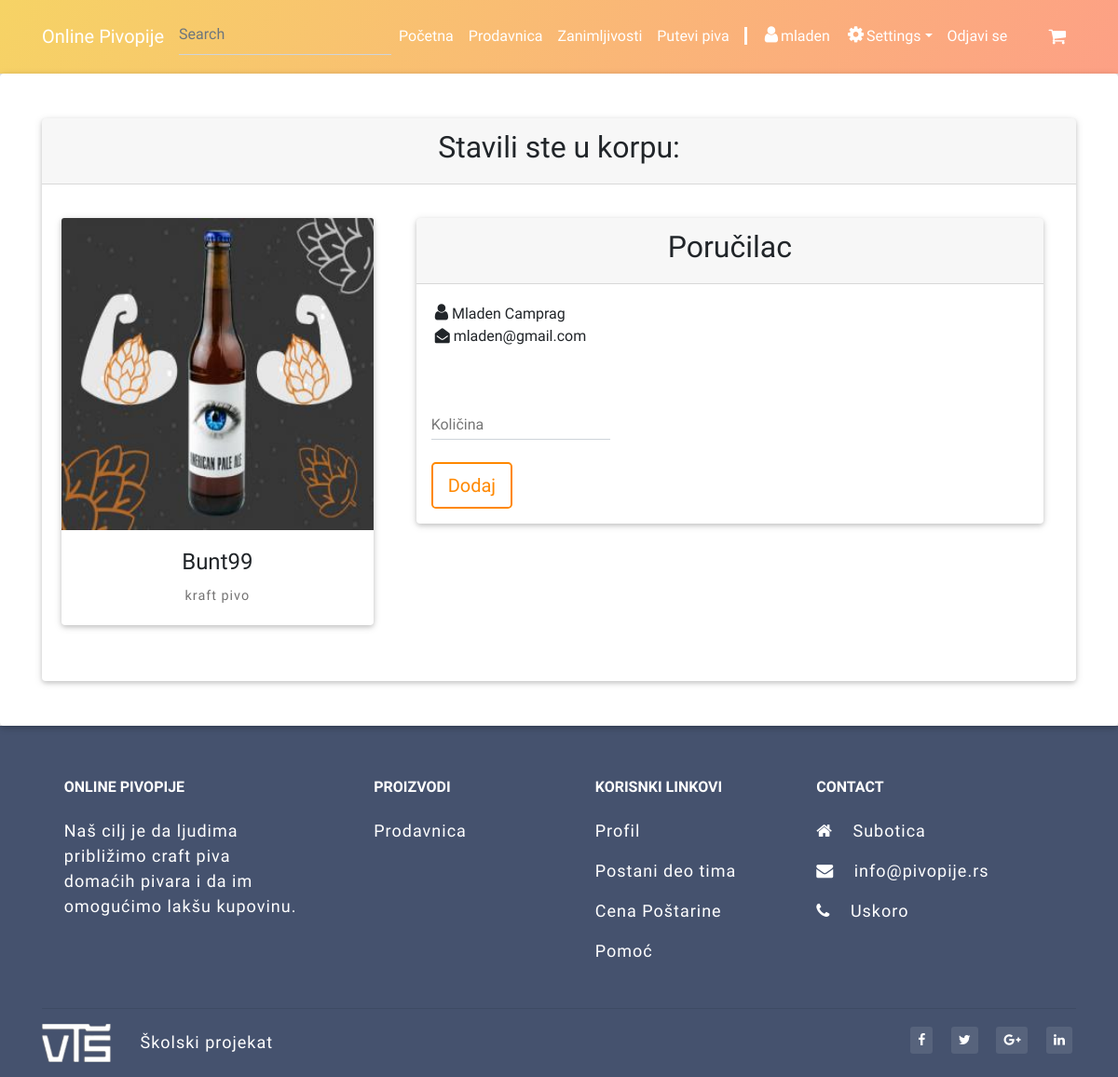
The app's page /cart.php?id_product=18 (signed in) with its own data.
### tables this page shows
CREATE TABLE IF NOT EXISTS `users` (
  `id_user` int(11) NOT NULL AUTO_INCREMENT,
  `firstname` varchar(20) NOT NULL,
  `lastname` varchar(20) NOT NULL,
  `username` varchar(20) NOT NULL,
  `password` varchar(64) NOT NULL,
  `email` varchar(150) NOT NULL,
  `salt` varchar(32) NOT NULL,
  `joined` datetime NOT NULL,
  `photo` varchar(255) NOT NULL DEFAULT 'user.png',
  `group` int(11) NOT NULL,
  PRIMARY KEY (`id_user`)
);

CREATE TABLE IF NOT EXISTS `product` (
  `id_product` int(11) NOT NULL AUTO_INCREMENT,
  `id_category` int(11) NOT NULL,
  `name` varchar(255) NOT NULL,
  `description` text NOT NULL,
  `image` varchar(255) NOT NULL,
  `price` float NOT NULL,
  PRIMARY KEY (`id_product`),
  KEY `id_category` (`id_category`)
);

### cart.php (called while the page is built)
<?php
require 'includes/header.php';
require 'includes/navigation.php';
require 'store/cart.php';
require 'includes/footer.php';

### classes/Config.php (called while the page is built)
<?php
class Config {
    public static function get($path = null){
        if($path){
            $config = $GLOBALS['config'];
            $path = explode('/', $path);
            foreach ($path as $bit){
                if(isset($config[$bit])){
                    $config = $config[$bit];
                }
            }
            return $config;
        }
        return false;
    }
}

### classes/DB.php (called while the page is built, shortened)
<?php
class DB{
    private static $_instance = null;
    private $_pdo,
            $_query,
            $_error = false,
            $_results,
            $_count = 0;
    private function __construct(){
        try{
            $this ->_pdo = new PDO('mysql:host='.Config::get('mysql/host') . ';dbname=' . Config::get('mysql/db').";".Config::get('mysql/charset'),  Config::get('mysql/username'),Config::get('mysql/password'));
        }catch (PDOException $e){
            die($e->getMessage());
        }
    }
    public static function getInstance (){
        if(!isset(self::$_instance)){
            self::$_instance = new DB();
        }
        return self::$_instance;
    }
    public function query($sql, $params = array()){
        $this->_error = false;
        if($this->_query = $this->_pdo->prepare($sql)) {
            $x = 1;
            if (count($params)) {
                foreach ($params as $param) {
                    $this->_query->bindValue($x, $param);
                    $x++;
                }
            }
            if ($this->_query->execute()) {
                $this->_results = $this->_query->fetchAll(PDO::FETCH_OBJ);
                $this->_count = $this->_query->rowCount();
            } else {
                $this->_error = true;
            }
        }
        return $this;
    }
    public function action($action, $table, $where = array()){
        if(count($where) === 3){
            $operators = array('=', '!=', '>', '<', '>=', '<=');
            $field      = $where[0];
            $operator   = $where[1];
            $value      = $where[2];
            if(in_array($operator, $operators)){
                $sql = "{$action} FROM {$table} WHERE {$field} {$operator} ?";
                if(!$this->query($sql, array($value))->error()){
                    return $this;
                }
            }
        }
        return false;
    }
    public  function get($table, $where){
        return $this->action('SELECT *', $table, $where);
    }
    public function results(){
        return $this->_results;
    }
    public function first(){
        return $this->results()[0];
    }
    public function error(){
        return $this->_error;
    }
    public function count(){
        return $this -> _count;
    }
}

### classes/User.php (called while the page is built, shortened)
<?php
class User{
    private $_db,
            $_data,
            $_sessionName,
            $_cookieName,
            $_isLoggedIn;
    public function  __construct($user = null){
        $this->_db = DB::getInstance();
        $this->_sessionName = Config::get('session/session_name');
        if(!$user){
            if(Session::exists($this->_sessionName)){
                $user = Session::get($this->_sessionName);
                if($this->find($user)){
                    $this->_isLoggedIn = true;
                }
            }
        }else{
            $this->find($user);
        }
    }
    public function find($user = null){
        if($user){
            $field = (is_numeric($user)) ? 'id_user' : 'email';
            $data = $this->_db->get('users',array($field, '=', $user));
            if($data->count()){
                $this->_data = $data->first();
                return true;
            }
        }
        return false;
    }
    public function data(){
        return $this->_data;
    }
    public function isLoggedIn(){
        return $this->_isLoggedIn;
    }
}

### classes/Session.php (called while the page is built, shortened)
<?php
class Session{
    public static function exists($name){
        return (isset($_SESSION[$name])) ? true : false;
    }
    public static function get($name){
        return $_SESSION[$name];
    }
}

### classes/Mobile.php (called while the page is built, shortened)
<?php
 class Mobile{
     private $mobile;
     public function isAndroidApp() {
         return $this -> mobile;
     }
 }

### functions/sanitize.php (called while the page is built)
<?php
function escape($string){
    return htmlentities($string, ENT_QUOTES, 'UTF-8');
}

### store/functions.php (called while the page is built, shortened)
<?php
function get_user($id_user)
{
    global $connection;
    $sql = "SELECT firstname, lastname FROM users
  	 		 WHERE id_user = '$id_user'";
    $result = mysqli_query($connection,$sql) or die(mysqli_error($connection));
    if (mysqli_num_rows($result)>0)
    {
        while ($record = mysqli_fetch_array($result,MYSQLI_BOTH))
            $first_last_name = $record['firstname']." ".$record['lastname'];
    }
    return  $first_last_name ;
}
function get_user_email($id_user)
{
    global $connection;
    $sql = "SELECT email FROM users WHERE id_user = '$id_user'";
    $result = mysqli_query($connection,$sql) or die(mysqli_error($connection));
    if (mysqli_num_rows($result)>0)
    {
        while ($record = mysqli_fetch_array($result,MYSQLI_BOTH))
            $email = $record['email'];
    }
    return $email;
}
function get_product_name($id_product)
{
    global $connection;
    $sql = "SELECT name FROM product WHERE id_product = '$id_product'";
    $result = mysqli_query($connection,$sql) or die(mysqli_error($connection));
    if (mysqli_num_rows($result)>0)
    {
        while ($record = mysqli_fetch_array($result,MYSQLI_BOTH))
            $name = $record['name'];
    }
    return $name;
}
function get_beer_image($id_product)
{
    global $connection;
    $sql = "SELECT image FROM product WHERE id_product = '$id_product'";
    $result = mysqli_query($connection,$sql) or die(mysqli_error($connection));
    if (mysqli_num_rows($result)>0)
    {
        while ($record = mysqli_fetch_array($result,MYSQLI_BOTH))
            $image = $record['image'];
    }
    return $image;
}
function get_beer_desc($id_product)
{
    global $connection;
    $sql = "SELECT description FROM product WHERE id_product = '$id_product'";
    $result = mysqli_query($connection,$sql) or die(mysqli_error($connection));
    if (mysqli_num_rows($result)>0)
    {
        while ($record = mysqli_fetch_array($result,MYSQLI_BOTH))
            $description = $record['description'];
    }
    return $description;
}
?>

### store/cart.php (the view, shortened to what this page needs)
<?php
    require 'store/db_config.php';
    require 'functions.php';
    $id_product = (int)mysqli_real_escape_string($connection, $_GET['id_product']);
    $id_user = $_SESSION['user'];
    $name = get_product_name($id_product);
    $image = get_beer_image($id_product);
    $desc = get_beer_desc($id_product);
    $first_last_name = get_user($id_user);
    $user_mail = get_user_email($id_user);
    ?>
    <div class="card card-cascade wider reverse pt-5 text-center">
        <div class="container pb-5">
            <div class="card animated fadeInDown">
                <div class="card-header">
                    <h2>Stavili ste u korpu:</h2>
                </div>
                <div class="card-body">
                    <div class="row">
                        <div class="col lg-6 col-xl-4 p-3">
                            <div class="card-deck">
                                <div class="card mb-4">
                                    <div class="view overlay">
                                        <img class="card-img-top" src="images/beers/<?php echo $image; ?>"
                                             alt="Card image cap">
                                    </div>
                                    <div class="card-body">
                                        <h4 class="card-title"><?php echo $name; ?></h4>
                                        <p class="card-text"><?php echo $desc ?></p>
                                    </div>
                                </div>
                            </div>
                        </div>
                        <div class="col lg-8 col-xl-8">
                            <div class="container pt-3">
                                <div class="card animated fadeInDown">
                                    <div class="card-header">
                                        <h2>Poručilac</h2>
                                    </div>
                                    <div class="card-body text-left">
                                        <i style="font-size: 20px" class="fa fa-user"
                                           aria-hidden="true"></i> <?php echo $first_last_name; ?> <br/>
                                        <i class="fa fa-envelope-open" aria-hidden="true"></i> <?php echo $user_mail; ?>
                                    </div>
                                    <div class="col-lg-4 p-3 text-left">
                                        <form method="post" action="add.php">
                                            <div class="md-form">
                                                <input type="text" id="form1" class="form-control" name="amount"
                                                       size="5"/>
                                                <label for="form1">Količina</label>
                                            </div>
                                            <input type="submit" name="sb"
                                                   class="btn-lg btn-outline-warning waves-effect" value="Dodaj"/>
                                        </form>
                                    </div>
                                </div>
                            </div>
                        </div>
                    </div>
                </div>
            </div>
        </div>
    </div>

### includes/navigation.php (shortened to what this page needs)
<?php
require_once "classes/Mobile.php";
$user = new User();
$detect = new Mobile();
?>
    <header >
    <nav class="navbar  navbar-expand-lg navbar-dark scrolling-navbar sunny-morning-gradient">
        <div class="container">
            <a class="navbar-brand" href="index.php"><strong>Online Pivopije</strong></a>
            <div class="collapse navbar-collapse" id="navbarSupportedContent">
               <?php if($user->isLoggedIn()){ ?>
                        <div class="md-form my-0 pt-2 search-box">
                            <input class="form-control mr-sm-2" type="text" placeholder="Search" aria-label="Search">
                        </div>
                <?php } ?>
                <ul class="navbar-nav mr-auto">
                    <li class="nav-item">
                        <a class="nav-link" href="index.php">Početna</a>
                    </li>
                    <li class="nav-item">
                        <a class="nav-link" href="store.php">Prodavnica</a>
                    </li>
                    <li class="nav-item">
                        <a class="nav-link" href="interesting.php">Zanimljivosti</a>
                    </li>
                    <li class="nav-item">
                        <a class="nav-link" href="here_maps.php">Putevi piva</a>
                    </li>
                    <?php if($user->isLoggedIn()){ ?>
                        <?php if(!$detect -> isAndroidApp()) { ?>
                        <li class="nav-item">
                            <a class="nav-link"><span style="color: #fff; border-left:3px solid white"   ></span></a>
                        </li>
                        <?php } ?>
                        <li class="nav-item">
                            <a class="nav-link" href="profile.php?user=<?php echo escape($user->data()->username);  ?>"><i style=" font-size: 20px" class="fa fa-user" aria-hidden="true"></i><?php echo escape($user->data()->username);  ?></a>
                        </li>
                        <li class="nav-item dropdown">
                            <a class="nav-link dropdown-toggle" id="navbarDropdownMenuLink" data-toggle="dropdown" aria-haspopup="true"
                               aria-expanded="false"><i style=" font-size: 20px" class=" fa fa-gear" aria-hidden="true"></i>Settings</a>
                        </li>
                        <li class="nav-item">
                            <a class="nav-link" href="logout.php">Odjavi se</a>
                        </li>
                  <?php } ?>
                 <?php if (isset($_SESSION['user'])) { ?>
                </ul>
                <ul class="navbar-nav nav-flex-icons">
                    <li class="nav-item">
                        <a href="cart_content.php" class="nav-link size20"><i class="fa fa-shopping-cart"></i></a>
                    </li>
                </ul>
                <?php } ?>
            </div>
        </div>
    </nav>
    </header>

### records on screen
users: username "mladen", first_last_name "Mladen Camprag", email "mladen@gmail.com"
product: image (picture), name "Bunt99", description "kraft pivo"
